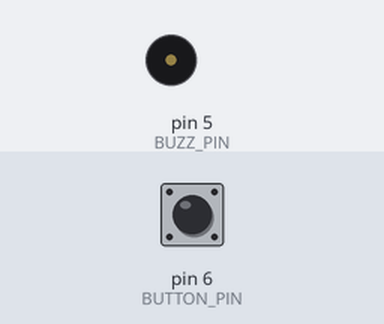
Bench run of a sketch on a simulated Arduino Uno, built with avr-gcc and run on an emulated ATmega328P. On the bench: buzzer (waves = sounding). Inputs (shaded band) come from the test bench; at power-on: pin 6 (BUTTON_PIN) LOW.

Above: at 1.2 s.
1.3 s: pin 6 (BUTTON_PIN) pulled HIGH for 0.15 s
At 2.4 s:
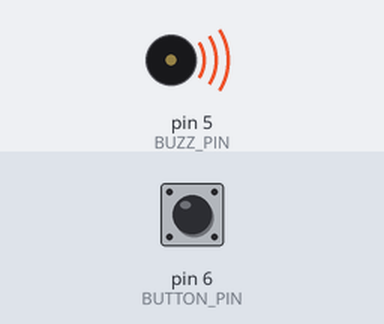
Timing chart, 0 to 7.6 s (numbered marks = the images above; inputs shaded):
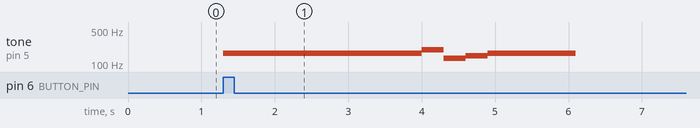

The sketch:

L03_BuzzerTune.ino
```cpp
#define NOTE_C 131
#define NOTE_D 147
#define NOTE_E 165
#define NOTE_G 198

#define BUZZ_PIN 5
#define BUTTON_PIN 6

int melody[] = {
  NOTE_E, NOTE_E, NOTE_E,
  NOTE_E, NOTE_E, NOTE_E,
  NOTE_E, NOTE_G, NOTE_C, NOTE_D, NOTE_E
};

int durations[] = {
  1, 1, 2,
  1, 1, 2,
  1, 1, 1, 1, 4
};

int numNotes = 11;

void setup() {
    pinMode(BUZZ_PIN, OUTPUT);
    pinMode(BUTTON_PIN, INPUT);
}

void loop() {
  int buttonState = digitalRead(BUTTON_PIN);

  if (buttonState == HIGH) {
    playTune();
  }
}

void playTune() {
  for (int noteIdx = 0; noteIdx < numNotes; noteIdx++) {
    // get the current note
    int note = melody[noteIdx];
    // convert duration to milliseconds
    int noteDuration = durations[noteIdx] * 300;
    // play note
    tone(BUZZ_PIN, note, noteDuration);
    delay(noteDuration);
  }
}
```

Measured:
- after the input at 1.3 s, tone on pin 5 (BUZZ_PIN): plays 165 Hz for 2.7 s, 198 Hz for 0.30 s, 131 Hz for 0.30 s, 147 Hz for 0.30 s, 165 Hz for 1.2 s, starting at once
